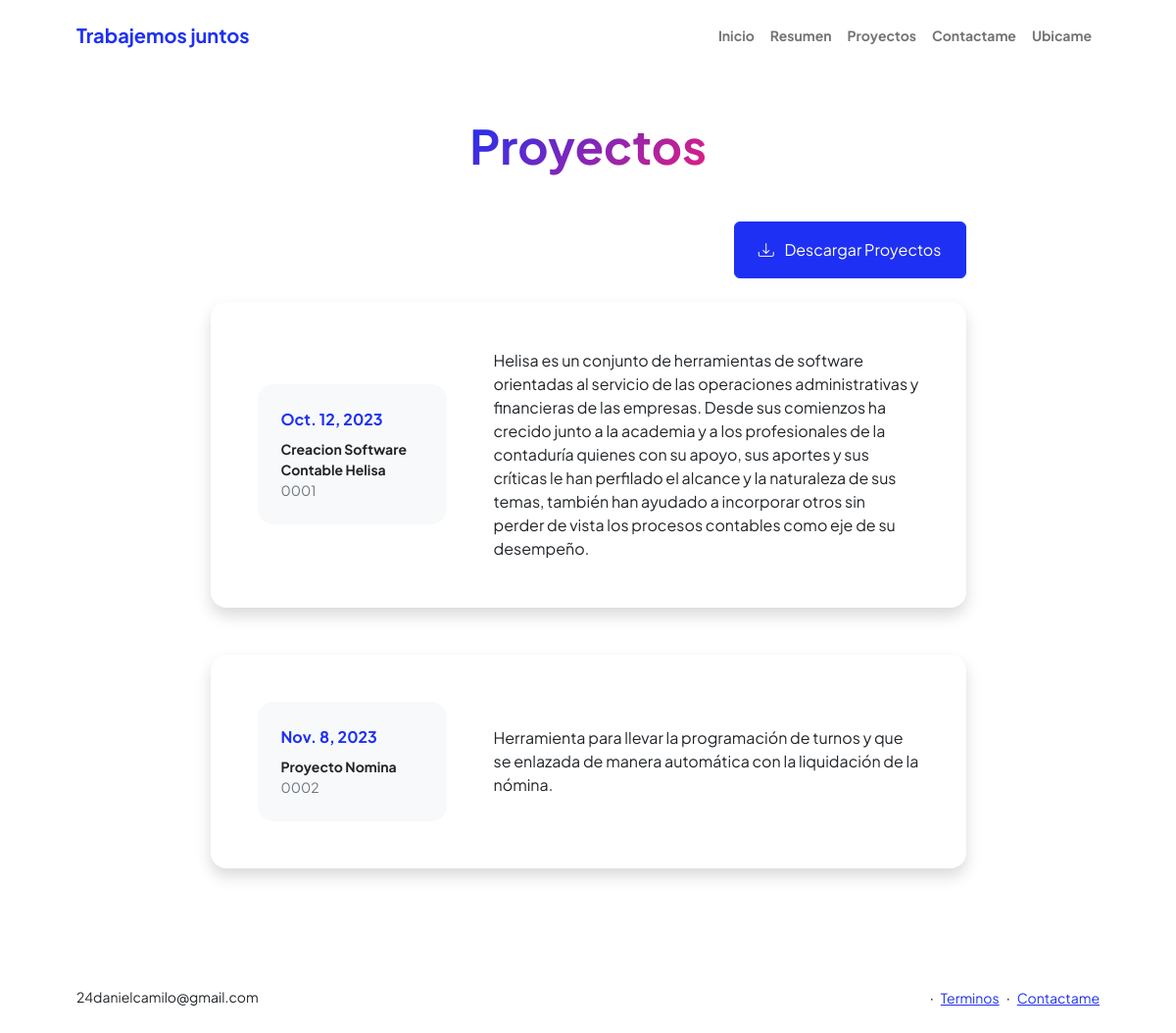
Screenshot of /proyectos/ (signed in) with the database file from the repository.
### Aplicaciones/proyectos/models.py (models this page shows, shortened)
class Proyecto(models.Model):
    date = models.DateField(primary_key=True, unique=True, default=datetime.date.today)
    codigo = models.CharField(max_length=4)
    nombre = models.CharField(max_length=90)
    descripcion = models.CharField(max_length=2000)
    imagen = models.ImageField(upload_to='proyecto_images/', blank=True, null=True)
    publish = models.BooleanField(default=True)

### Aplicaciones/proyectos/views.py (the view)
# urls.py: path('proyectos/', views.proyectos, name="Proyectos"),
@login_required
def proyectos(request):
    mis_proyectos = Proyecto.objects.all()
    return render (request,"pages/proyectos.html",{"proyectos":mis_proyectos})

### Aplicaciones/proyectos/templates/pages/proyectos.html (shortened to what this page needs)
{% extends "layouts/base.html" %}
{% block content %}
    <div class="container px-5 my-5">
        <div class="text-center mb-5">
            <h1 class="display-5 fw-bolder mb-0"><span class="text-gradient d-inline">Proyectos</span></h1>
        </div>
        <div class="row gx-5 justify-content-center">
            <div class="col-lg-11 col-xl-9 col-xxl-8">
                <section>
                    <div class="d-flex align-items-center justify-content-between mb-4">
                        <a class="btn btn-primary px-4 py-3" href="#!">
                            <div class="d-inline-block bi bi-download me-2"></div>
                            Descargar Proyectos
                        </a>
                    </div>
                    {% for p in proyectos %}
                    <div class="card shadow border-0 rounded-4 mb-5">
                        <div class="card-body p-5">
                            <div class="row align-items-center gx-5">
                                <div class="col text-center text-lg-start mb-4 mb-lg-0">
                                    <div class="bg-light p-4 rounded-4">
                                        <div class="text-primary fw-bolder mb-2">{{p.date}}</div>
                                        <div class="small fw-bolder">{{p.nombre}}</div>
                                        <div class="small text-muted">{{p.codigo}}</div>
                                    </div>
                                </div>
                                <div class="col-lg-8"><div>{{p.descripcion}}</div></div>
                            </div>
                        </div>
                    </div>
                    {% endfor %}
                </section>
            </div>
        </div>
    </div>
{% endblock %}

### templates/layouts/base.html (shortened to what this page needs)
{% load static %}
<!DOCTYPE html>
<html lang="en">
<head>
    <link href="{% static 'css/styles.css' %}" rel="stylesheet" />
    <link href="https://cdn.jsdelivr.net/npm/bootstrap-icons@1.8.1/font/bootstrap-icons.css" rel="stylesheet" />
</head>
<body>
    <header>
        <nav class="navbar navbar-expand-lg navbar-light bg-white py-3">
            <div class="container px-5">
                <a class="navbar-brand" href="../contact/"><span class="fw-bolder text-primary">Trabajemos juntos</span></a>
                <div class="collapse navbar-collapse" id="navbarSupportedContent">
                    <ul class="navbar-nav ms-auto mb-2 mb-lg-0 small fw-bolder">
                        <li class="nav-item"><a class="nav-link" href="../inicio/">Inicio</a></li>
                        <li class="nav-item"><a class="nav-link" href="../biografia/">Resumen</a></li>
                        <li class="nav-item"><a class="nav-link" href="../proyectos">Proyectos</a></li>
                        <li class="nav-item"><a class="nav-link" href="../contact/">Contactame</a></li>
                        <li class="nav-item"><a class="nav-link" href="../ubicaciones/">Ubicame</a></li>
                    </ul>
                </div>
            </div>
        </nav>
    </header>
        {% block content %}
        {% endblock %}
       <footer class="bg-white py-4 mt-auto">
            <div class="container px-5">
                <div class="row align-items-center justify-content-between flex-column flex-sm-row">
                    <div class="col-auto"><div class="small m-0">24danielcamilo@gmail.com</div></div>
                    <div class="col-auto">
                        <span class="mx-1">&middot;</span>
                        <a class="small" href="#!">Terminos</a>
                        <span class="mx-1">&middot;</span>
                        <a class="small" href="../contact/">Contactame</a>
                    </div>
                </div>
            </div>
            </footer>
</body>
</html>

### rows the page displays
Proyecto: date "Oct. 12, 2023", nombre "Creacion Software Contable Helisa", codigo "0001", descripcion "Helisa es un conjunto de herramientas de software orientadas al servicio de las operaciones administrativas y financieras de las empresas. Desde sus comienzos ha crecido junto a la academia y a los profesionales de la contaduría quienes con su apoyo, sus aportes y sus críticas le han perfilado el alcance y la naturaleza de sus temas, también han ayudado a incorporar otros sin perder de vista los procesos contables como eje de su desempeño."
Proyecto: date "Nov. 8, 2023", nombre "Proyecto Nomina", codigo "0002", descripcion "Herramienta para llevar la programación de turnos y que se enlazada de manera automática con la liquidación de la nómina."
